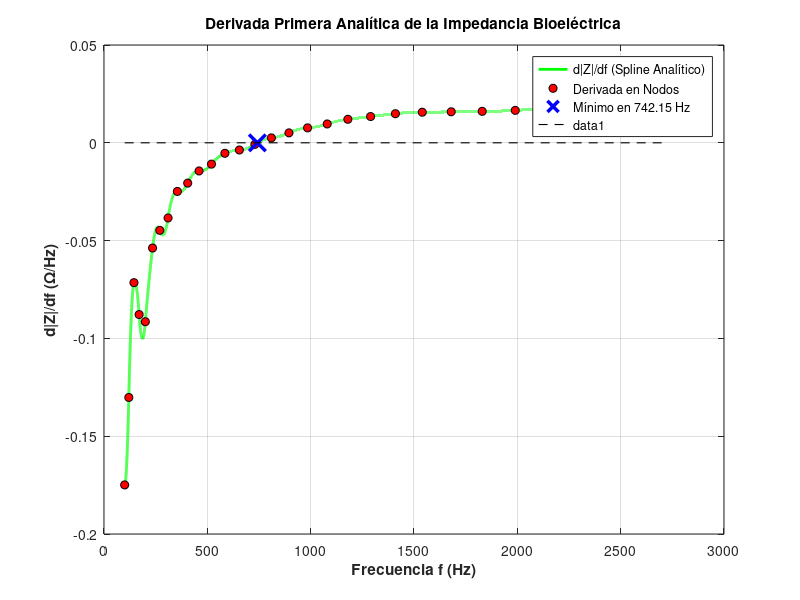

Recreate this plot in MATLAB.
% PARTE C: DERIVACIÓN NUMÉRICA MEDIANTE SPLINE ANALÍTICO 
clear; clc; close all;
format longG;

% 1. Datos Originales del Experimento
f = [100, 120, 145, 170, 200, 235, 270, 310, 355, 405, ...
     460, 520, 585, 655, 730, 810, 895, 985, 1080, 1180, ...
     1290, 1410, 1540, 1680, 1830, 1990, 2160, 2340, 2530, 2730];

Z = [152.3, 149.1, 146.8, 144.9, 142.0, 139.5, 137.9, 136.1, 134.8, 133.6, ...
     132.7, 131.9, 131.4, 131.1, 130.9, 131.0, 131.3, 131.9, 132.7, 133.8, ...
     135.2, 136.9, 138.9, 141.1, 143.5, 146.1, 149.0, 152.2, 155.6, 159.2];

N = length(f);

%% C.1: RECONSTRUCCIÓN DEL SPLINE NATURAL (Cálculo de M = f'')
A = zeros(N-2, N-2); B = zeros(N-2, 1);
for row = 1:(N-2)
    idx = row + 1;
    h_left  = f(idx) - f(idx-1);
    h_right = f(idx+1) - f(idx);
    if row > 1, A(row, row-1) = h_left; end
    A(row, row) = 2 * (f(idx+1) - f(idx-1));
    if row < N-2, A(row, row+1) = h_right; end
    B(row) = (6 / h_right) * (Z(idx+1) - Z(idx)) + (6 / h_left) * (Z(idx-1) - Z(idx));
end
M = [0; A \ B; 0]; 

%% C.2: CÁLCULO DE LA PRIMERA DERIVADA EN LOS NODOS ORIGINALES
dZ_df_nodos = zeros(N, 1);
for i = 1:N
    k = i; 
    if i == N, k = N - 1; end 
    h = f(k+1) - f(k);
    x = f(i);
    dZ_df_nodos(i) = -(M(k) / (2 * h)) * (f(k+1) - x)^2 + ...
                      (M(k+1) / (2 * h)) * (x - f(k))^2 - ...
                      (Z(k)/h - (M(k) * h)/6) + ...
                      (Z(k+1)/h - (M(k+1) * h)/6);
end

%% C.3: EVALUACIÓN VECTORIZADA POR SEGMENTOS (¡Súper Rápido!)
f_fina = linspace(100, 2730, 100000); 
dZ_df_fina = zeros(size(f_fina));

for k = 1:(N-1)
    % Filtramos los puntos que pertenecen al segmento k actual
    if k == N-1
        idx_seg = (f_fina >= f(k) & f_fina <= f(k+1));
    else
        idx_seg = (f_fina >= f(k) & f_fina < f(k+1));
    end
    
    x_val = f_fina(idx_seg);
    h = f(k+1) - f(k);
    
    % Operación matemática vectorizada sobre el segmento
    dZ_df_fina(idx_seg) = -(M(k) / (2 * h)) * (f(k+1) - x_val).^2 + ...
                           (M(k+1) / (2 * h)) * (x_val - f(k)).^2 - ...
                           (Z(k)/h - (M(k) * h)/6) + ...
                           (Z(k+1)/h - (M(k+1) * h)/6);
end

% Localizar el cruce por cero (mínimo de impedancia)
idx_min = find(dZ_df_fina(1:end-1) < 0 & dZ_df_fina(2:end) > 0, 1);
f_minimo = f_fina(idx_min);

% Calcular impedancia exacta en el mínimo hallado
k_m = find(f <= f_minimo, 1, 'last'); if k_m == N, k_m = N-1; end
h_m = f(k_m+1) - f(k_m);
Z_minimo = (M(k_m)/(6*h_m))*(f(k_m+1)-f_minimo)^3 + (M(k_m+1)/(6*h_m))*(f_minimo-f(k_m))^3 + ...
           (Z(k_m)/h_m - (M(k_m)*h_m)/6)*(f(k_m+1)-f_minimo) + (Z(k_m+1)/h_m - (M(k_m+1)*h_m)/6)*(f_minimo-f(k_m));

% Segunda derivada analítica en el mínimo
d2Z_df2_minimo = (M(k_m) / h_m) * (f(k_m+1) - f_minimo) + (M(k_m+1) / h_m) * (f_minimo - f(k_m));

%% C.4: GRÁFICA DE LA PRIMERA DERIVADA
figure('Name', 'Primera Derivada de la Impedancia', 'NumberTitle', 'off');
plot(f_fina, dZ_df_fina, 'g-', 'LineWidth', 2, 'DisplayName', 'd|Z|/df (Spline Analítico)'); hold on;
plot(f, dZ_df_nodos, 'ko', 'MarkerFaceColor', 'r', 'DisplayName', 'Derivada en Nodos');
plot(f_minimo, 0, 'bx', 'MarkerSize', 12, 'LineWidth', 2.5, 'DisplayName', sprintf('Mínimo en %.2f Hz', f_minimo));
plot([100, 2730], [0, 0], 'k--', 'LineWidth', 0.8); 
grid on;
xlabel('Frecuencia f (Hz)', 'FontWeight', 'bold');
ylabel('d|Z|/df (\Omega/Hz)', 'FontWeight', 'bold');
title('Derivada Primera Analítica de la Impedancia Bioeléctrica');
legend('Location', 'best');
drawnow; % Fuerza a MATLAB a renderizar los gráficos en pantalla de inmediato

%% MOSTRAR REPORTES EN CONSOLA
fprintf('========================================================================\n');
fprintf('         DERIVACIÓN NUMÉRICA \n');
fprintf('========================================================================\n');
fprintf('Frecuencia exacta del mínimo (Z'' = 0)   : %.4f Hz\n', f_minimo);
fprintf('Impedancia mínima alcanzada en ese punto : %.4f ohmios\n', Z_minimo);
fprintf('Segunda derivada d^2|Z|/df^2 en el mínimo: %.8f ohmios/Hz^2\n', d2Z_df2_minimo);
if d2Z_df2_minimo > 0
    fprintf('Signo de la segunda derivada             : POSITIVO (+)\n');
    fprintf('Conclusión de estabilidad                : Mínimo Local Estable (Cóncavo hacia arriba)\n');
else
    fprintf('Signo de la segunda derivada             : NEGATIVO o CERO (-)\n');
    fprintf('Conclusión de estabilidad                : Inestable\n');
end
fprintf('========================================================================\n');
